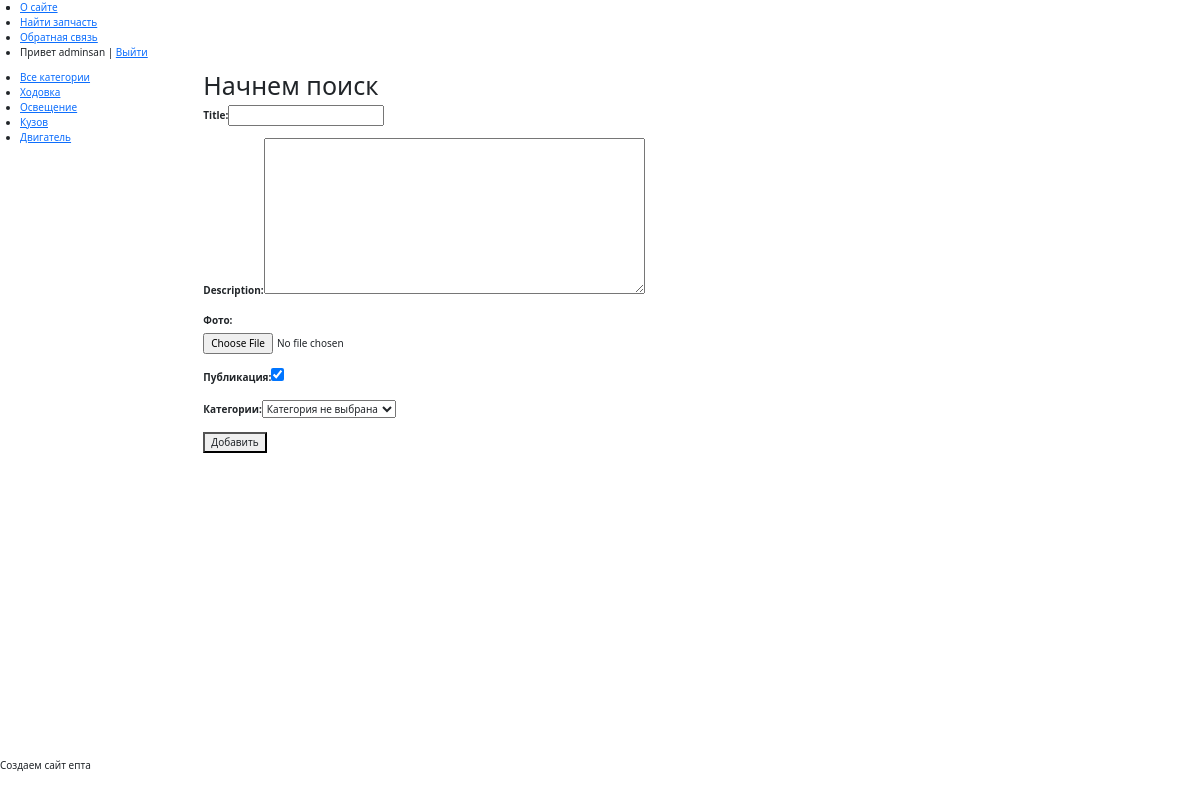
/addpage/ (signed in), run on the app's committed database.
### Blog/models.py (models this page shows)
class Category(models.Model):
    objects = models.Manager()
    name = models.CharField(max_length=100, db_index=True, verbose_name="Категория")
    slug = models.SlugField(max_length=255, unique=True, db_index=True, verbose_name="URL")
    def __str__(self):
        return self.name
    def get_absolute_url(self):
        return reverse('category', kwargs={'cat_slug': self.slug})
    class Meta:
        verbose_name = 'Категория'
        verbose_name_plural = 'Категории'
        ordering = ['id']

### Blog/views.py (the view, shortened to what this page needs)
# urls.py: path('addpage/', AddPost.as_view(), name='add_page'),
class AddPost(LoginRequiredMixin, DataMixin, CreateView, FormMixin):
    form_class = AddPostForm
    template_name = 'blog/addpage.html'
    success_url = reverse_lazy('home')
    def get_context_data(self, *, object_list=None, **kwargs):
        context = super().get_context_data(**kwargs)
        c_def = self.get_user_context(title="Начнем поиск")
        return dict(list(context.items()) + list(c_def.items()))

### Blog/forms.py
class AddPostForm(forms.ModelForm):
    def __init__(self, *args, **kwargs):
        super().__init__(*args, **kwargs)
        self.fields['cat_post'].empty_label = "Категория не выбрана"
    class Meta:
        model = Posts
        fields = ['title', 'description', 'photo_part', 'is_published', 'cat_post']
        widgets = {
            'title': forms.TextInput(attrs={'class': 'form-input'}),
            'description': forms.Textarea(attrs={'cols': 60, 'rows': 10}),
        }

### Blog/templatetags/blog_tags.py (called while the page is built)
@register.inclusion_tag('blog/list_categories.html')
def show_categories(sort=None, cat_selected=0):
    if not sort:
        cats = Category.objects.all()
    else:
        cats = Category.objects.order_by(sort)
    return {"cats": cats, "cat_selected": cat_selected}

### Blog/utils.py (called while the page is built)
    def get_user_context(self, **kwargs):
        context = kwargs
        cats = Category.objects.all()     #annotate(Count('partcar'))
        user_menu = menu.copy()
        if not self.request.user.is_authenticated:      # если не авторизован то убрать из меню строку 1
            user_menu.pop(1)
        context['menu'] = user_menu
        context['cats'] = cats
        if 'cat_selected' not in context:
            context['cat_selected'] = 0
        return context

### Blog/templates/blog/addpage.html (shortened to what this page needs)
{% extends 'blog/base.html' %}
{% block content %}
<h1>{{title}}</h1>
<form action="{% url 'add_page' %}" method="post" enctype="multipart/form-data">
{% for f in form %}
<p><label class="form-label" for="{{ f.id_for_label }}">{{f.label}}: </label>{{ f }}</p>
{% endfor %}
    <button type="submit">Добавить</button>
</form>
{% endblock %}

### Blog/templates/blog/base.html (shortened to what this page needs)
{% load static %}
{% load bootstrap3 %}
{% load blog_tags %}
<!DOCTYPE html>
<html>
<head>
    <link type="text/css" href="{% static 'blog/css/styles.css' %}" rel="stylesheet"/>
    <link href="css/bootstrap.min.css" rel="stylesheet">
    <link href="https://cdn.jsdelivr.net/npm/bootstrap@5.0.1/dist/css/bootstrap.min.css" rel="stylesheet"
>
</head>
<body>
<table class="table-page" border=0 cellpadding="0" cellspacing="0">
    <tr>
        <td valign=top>
            {% block mainmenu %}
            <div class="header">
                <ul id="mainmenu" class="mainmenu">
                    {% for m in menu %}
                    <li><a href="{% url m.url_name %}">{{m.title}}</a></li>
                    {% endfor %}
                    {% if request.user.is_authenticated %}
                    <li class="last"> Привет {{user.username}} | <a href="{% url 'logout' %}">Выйти</a></li>
                    {% else %}
                    <li class="last"><a href="{% url 'register' %}">Регистрация</a> | <a
                            href="{% url 'login' %}">Войти</a></li>
                    {% endif %}
                </ul>
            </div>
            {% endblock mainmenu %}
            <table class="table-content" border=0 cellpadding="0" cellspacing="0">
                <tr>
                    <td valign="top" class="left-chapters">
                        <ul id="leftchapters">
                            <li><a href="{% url 'home' %}">Все категории</a></li>
                            {% show_categories '-name' cat_selected%}
                        </ul>
                    </td>
                    <td valign="top">
                        <div>
                            {% block content %}
                            {% endblock %}
                        </div>
                    </td>
                </tr>
            </table>
        </td>
    </tr>
    <tr>
        <td valign=top>
            <div id="footer">
                <p>Создаем сайт епта</p>
            </div>
        </td>
    </tr>
</table>
</body>
</html>

### Blog/templates/blog/list_categories.html
{% for c in cats %}
	{% if c.pk == cat_selected %}
		<li class="selected">{{c.name}}</li>
	{% else %}
		<li><a href="{{ c.get_absolute_url }}">{{c.name}}</a></li>
	{% endif %}
{% endfor %}

### Blog/static/blog/css/styles.css (style rules this page uses)
html, body { font-family: 'Arial'; margin: 0; padding: 0; height: 100%; width: 100%; color: #444; }
a { color: #0059b2; text-decoration: none; }
.table-content { width: 100%; min-height: 70%; height: 70%; }
.table-page { width: 100%; height: 100%; vertical-align: top; }

### data on the page
Category: name "Ходовка"
Category: name "Освещение"
Category: name "Кузов"
Category: name "Двигатель"

### other printed values
{{ m.title }} "О сайте" "Найти запчасть" "Обратная связь"
{{ user.username }} "adminsan"
{{ title }} "Начнем поиск"
{{ f.label }} "Title" "Description" "Фото" "Публикация" "Категории"
